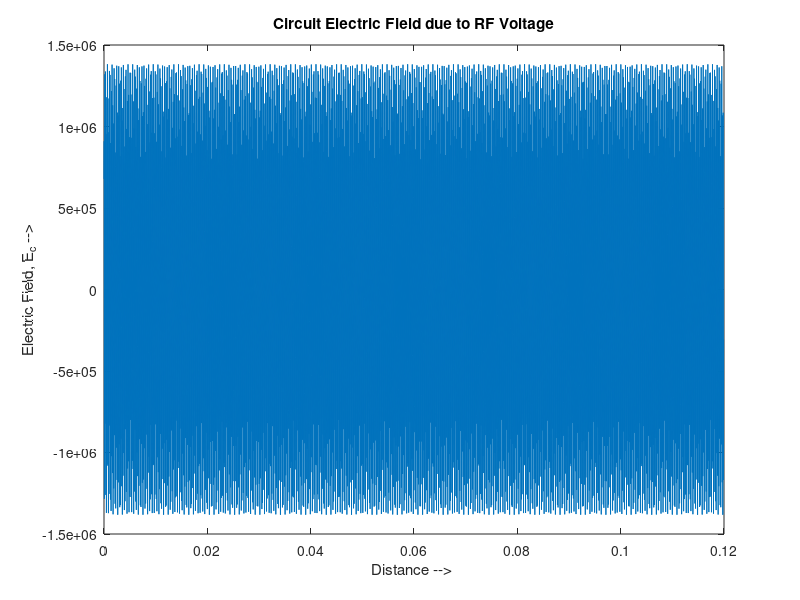
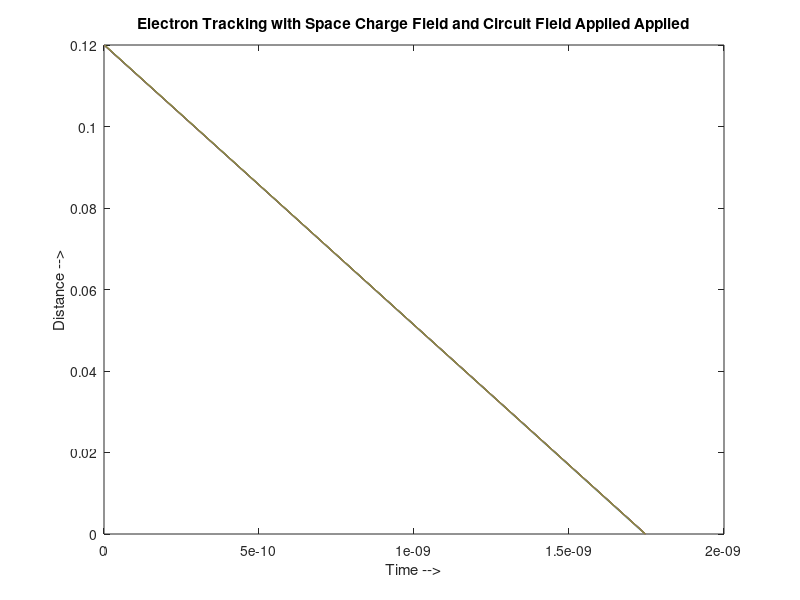
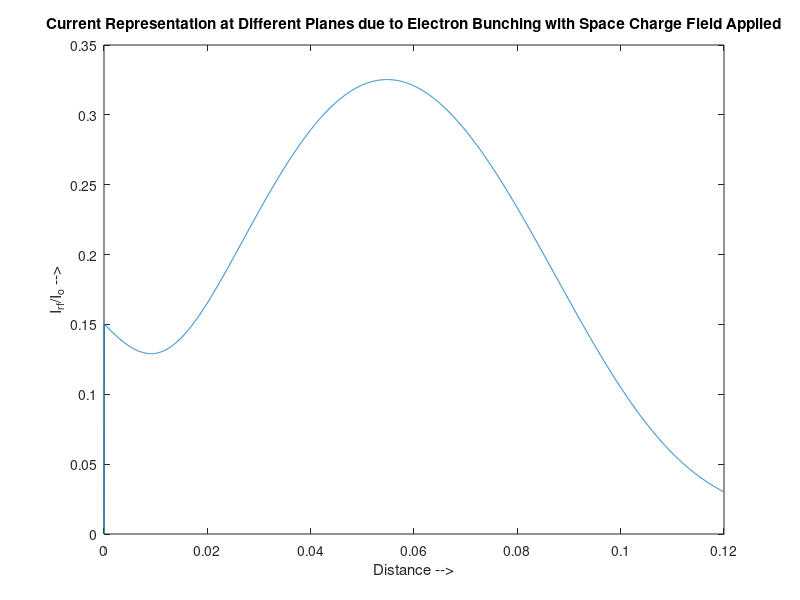
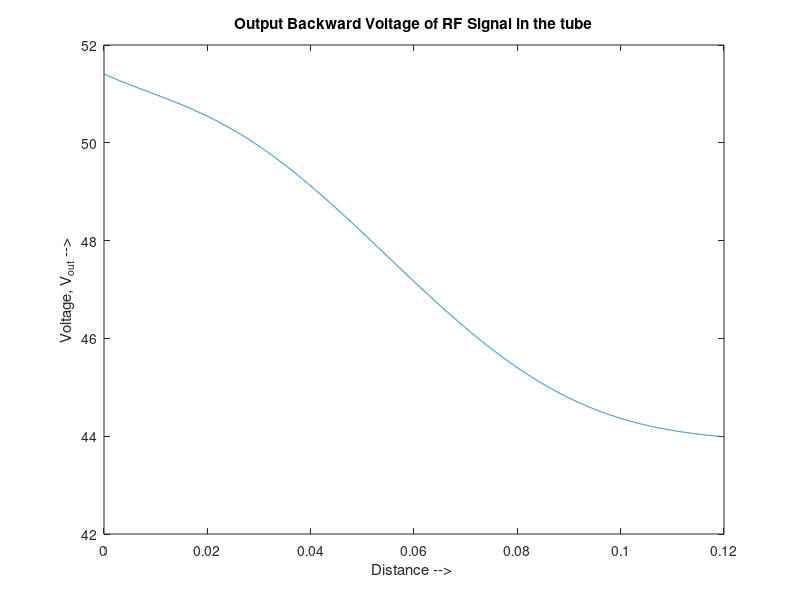

The MATLAB script that drew these images, in order:
%________________________________________________
%Simulation Code for Staggered Double Vane       |
%Backward Wave Amplifier (No SCF)                |
%________________________________________________|
%Author: Aakash Bansal                           |
%Dated : 13th July 2017                          |
%Place : MWT Division, CSIR-CEERI, Pilani        |
%Guide : Dr. Vishnu Srivastava, Emeritus Sci.    |
%________________________________________________|

close all
clear all
clc

%________________________________________________
%Constant Values                                 |
%________________________________________________|
c = 299792458;      %Speed of Light              |
e = 1.6*10^(-19);   %Electron Charge             |
ms = 9.11*10^(-31);  %Mass of Electron           |
ep0=8.85*10^(-12);  %Permittivity of Free Space  |
%________________________________________________|

%________________________________________________ 
%Variable Values                                 |
%________________________________________________|
F = 220000000000;   %Operating Frequency         |
I = 5;              %Beam Current in mA          |
V = 14;             %Beam Voltage in kV          |
BW= 50660000000;    %BandWidth of the RF Signal  |
Beam_T = 100;       %Beam Thickness in um        |
Beam_W = 600;       %Beam Width in um            |
ND = 12;            %Number of Disc(or electrons)|
NZ = 8;             %Number of Steps per Lambda_e|
Ln = 0.12;          %Length of Tube in m         |
Pin= 1000;  %Input Power of RF Signal    |
%________________________________________________|
BeamT = Beam_T/1000000;
BeamW = Beam_W/1000000;
I0 = I/1000;
% Calculating Beam Velocity
% Using Equation 1 specified in the documentation
u0 = c*sqrt(1-1/(1+(V/511))^2);
% Calculating Pitch
Pitch = 0.00014;
% Calculating Axial Propagation Constant 
% Using equation 2 specified in the documentation
Beta = 1.4*pi/Pitch;

vp = 2*pi*F/Beta;

% Calculating Gap
Gap = 0.3*Pitch;
% Calculating Vane Thickness
V_Thick = Pitch - Gap;
% Calculating Beam Tunnel Height
A = 1/Beta;
B_T_Height = 2*A;
% Calculating Vane Height
V_Height = 3 * B_T_Height;
% Calculating Total Height
H = (2*V_Height) + B_T_Height;
% Calculating upper and lower cutoff frequency
Fu = F + BW/2;
Fl = F - BW/2;
% Calculating Width of the Rectangular Waveguide
W = c/(2*Fl);
% Calculating Current Density
J = (I0)/(BeamT*BeamW);
% Calculating Wavelength
Lambda = 2*pi/Beta;
% Calculating Charge
q = (J*BeamT*BeamW)/(ND*6*F);
% Calculating Impedance - This is for Helix and needs to be updated for
% staggered later
k = 2*pi*F/c;
Gamma = sqrt((Beta^2) - (k^2));
% N is SlowDown Factor
N = Beta/k;
a = 2*A;
num = (((besseli(0,(Gamma*a)))^2)-((besseli(1,(Gamma*a)))^2))*N;
den = ((2*(besseli(0,(Gamma*a)))*(besseli(1,(Gamma*a))))-((besseli(0,(Gamma*a)))^2)+((besseli(1,(Gamma*a)))^2));
%Z = (120/(Gamma*a))*((Gamma^4)/(Beta^4))*(num/den);
Z = 0.9675;
% Initializing Conditions at plane, k=1

dz = u0/(F*NZ);
NS = round(Ln/dz);

for x=1:ND
    pos(NS,x) = x*dz;
    t(NS,x) = (x-1)*Lambda/(ND*u0);
    ui(NS,x) = u0 - u0*0.001*sin(2*pi*F*t(NS,x));
    % Modulated Velocity
    uine(NS,x) = 1/ui(NS,x);
    % Unmodulated Velocity
    %uine(1,x) = 1/u0;
end

z(1) = 0;
Acc_E(1,:) = 0;

Vin_N(NS) = sqrt(2*Z*Pin);
Z_Ln = 0:Ln/NS:Ln;
irf(1) = 0;
current_constant = 2*F*q;
ang_f = 2*pi*F;
dVin_N = 0;
curr_const2(1:NS) = 0;
Ec(NS) = Beta*sqrt(2*Z*Pin);

for k = 1:NS-1  
    Ec(NS-k) = Ec(NS-k+1)*exp(1i*Beta*Ln/NS);
end

for k = 1:NS-1
    for x = 1:ND
        Ec(NS-k) = Ec(NS-k)*exp(1i*ang_f*t(NS-k+1,x));
         Acc_E(NS-k,x) = (e*Ec(NS-k)/ms)*((1-(u0/c)^2)^(3/2))*((uine(NS-k+1,x))^3)/10^12;
         uine(NS-k,x) = uine(NS-k+1,x) + dz*Acc_E(NS-k,x);
         t(NS-k,x) = (t(NS-k+1,x) + dz*uine(NS-k+1,x));
         pos(NS-k,x) = t(NS-k,x)/uine(NS-k,x);
         curr_const2(NS-k+1) = curr_const2(NS-k+1) + (sin(3*ang_f*BeamT*0.5/u0)/(3*ang_f*BeamT*0.5/u0))*exp(-1i*3*ang_f*t(NS-k+1,x));
    end
    Vin_N(NS-k) = ((Vin_N(NS-k+1)) + (dVin_N));
    Pout_N(NS-k) = abs(Vin_N(NS-k))*abs(Vin_N(NS-k))/(2*Z);
    Gain(NS-k) = 10*log10(Pout_N(NS-k)/Pin);
    z(k+1) = z(k) + dz;
    if(Pin == 0)
        irf(NS-k+1) = 0;
    else
        irf(NS-k+1) = 10*current_constant*curr_const2(NS-k+1);
    end
    Tou_e = (-1/dz)*log((irf(NS-k+1)/irf(NS-k)));
    dVin_N = (25*Z/2)*abs(irf(NS-k+1))*((1-exp(Beta*dz)/exp(-1*Tou_e*dz))/(1+Beta/Tou_e));
end

figure;
plot(Z_Ln(1:NS-1),real(Ec(1:NS-1)));
title('Circuit Electric Field due to RF Voltage');
ylabel('Electric Field, E_c -->');
xlabel('Distance --> ');

figure;
for x = 1:ND
    plot(t(:,x),z);
    hold on
end
title('Electron Tracking with Space Charge Field and Circuit Field Applied Applied');
xlabel('Time -->');
ylabel('Distance -->');

figure;
plot(z(1:NS-1),5*abs(irf(1:NS-1)/I0));
title('Current Representation at Different Planes due to Electron Bunching with Space Charge Field Applied');
xlabel('Distance -->');
ylabel('I_r_f/I_o -->');

figure;
plot(Z_Ln(1:NS-1),(Vin_N(1:NS-1)));
title('Output Backward Voltage of RF Signal in the tube');
xlabel('Distance --> ');
ylabel('Voltage, V_o_u_t -->');

figure;
plot(Z_Ln(1:NS-1),(Pout_N(1:NS-1)));
title('Output Backward Power of RF Signal in the tube');
xlabel('Distance --> ');
ylabel('Output Power, P_o_u_t (dB)-->');

figure;
plot(Z_Ln(1:NS-1),10*log10(Pout_N(1:NS-1)));
title('Output Backward Power of RF Signal in the tube');
xlabel('Distance --> ');
ylabel('Output Power, P_o_u_t -->');

figure;
plot(Z_Ln(1:NS-1),Gain);